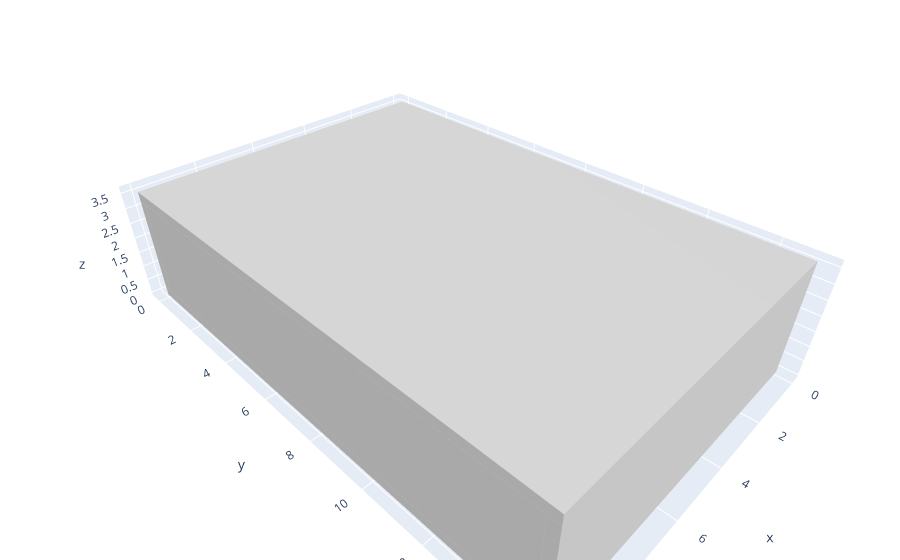

Here is the notebook cell this chart was saved with:
### Code cell
def show_scene(items):
    # items: список троек (меш, цвет, прозрачность)
    traces = []
    for mesh, color, opacity in items:
        v = mesh.vertices
        f = mesh.faces
        traces.append(go.Mesh3d(
            x=v[:, 0], y=v[:, 1], z=v[:, 2],
            i=f[:, 0], j=f[:, 1], k=f[:, 2],
            color=color, flatshading=True, opacity=opacity,
        ))
    fig = go.Figure(data=traces)
    fig.update_layout(scene=dict(aspectmode="data"), margin=dict(l=0, r=0, t=0, b=0))
    fig.show()

show_scene([(house, "lightgray", 1.0), (glass, "deepskyblue", 0.5)])

### Figure 1 — Plotly figure (JSON) as saved in the notebook; plotly's stock layout.template omitted (floating-point values rounded to 4 significant figures)
{"data": [{"color": "lightgray", "flatshading": true, "i": [1, 4, 0, 2, 1, 5, 5, 3, 6, 2, 6, 7, 9, 12, 8, 10, 9, 13, 13, 11, 14, 10, 14, 15, 17, 20, 16, 18, 17, 21, 21, 19, 22, 18, 22, 23, 25, 28, 24, 26, 25, 29, 29, 27, 30, 26, 30, 31, 33, 36, 32, 34, 33, 37, 37, 35, 38, 34, 38, 39, 41, 44, 40, 42, 41, 45, 45, 43, 46, 42, 46, 47, 49, 52, 48, 50, 49, 53, 53, 51, 54, 50, 54, 55, 57, 60, 56, 58, 57, 61, 61, 59, 62, 58, 62, 63, 65, 68, 64, 66, 65, 69, 69, 67, 70, 66, 70, 71], "j": [3, 1, 3, 4, 7, 1, 7, 7, 4, 7, 5, 5, 11, 9, 11, 12, 15, 9, 15, 15, 12, 15, 13, 13, 19, 17, 19, 20, 23, 17, 23, 23, 20, 23, 21, 21, 27, 25, 27, 28, 31, 25, 31, 31, 28, 31, 29, 29, 35, 33, 35, 36, 39, 33, 39, 39, 36, 39, 37, 37, 43, 41, 43, 44, 47, 41, 47, 47, 44, 47, 45, 45, 51, 49, 51, 52, 55, 49, 55, 55, 52, 55, 53, 53, 59, 57, 59, 60, 63, 57, 63, 63, 60, 63, 61, 61, 67, 65, 67, 68, 71, 65, 71, 71, 68, 71, 69, 69], "k": [0, 0, 2, 0, 3, 4, 1, 2, 2, 6, 4, 6, 8, 8, 10, 8, 11, 12, 9, 10, 10, 14, 12, 14, 16, 16, 18, 16, 19, 20, 17, 18, 18, 22, 20, 22, 24, 24, 26, 24, 27, 28, 25, 26, 26, 30, 28, 30, 32, 32, 34, 32, 35, 36, 33, 34, 34, 38, 36, 38, 40, 40, 42, 40, 43, 44, 41, 42, 42, 46, 44, 46, 48, 48, 50, 48, 51, 52, 49, 50, 50, 54, 52, 54, 56, 56, 58, 56, 59, 60, 57, 58, 58, 62, 60, 62, 64, 64, 66, 64, 67, 68, 65, 66, 66, 70, 68, 70], "opacity": 1, "type": "mesh3d", "x": [0.0, 0.0, 0.0, 0.0, 10.0, 10.0, 10.0, 10.0, 0.0, 0.0, 0.0, 0.0, 3.0, 3.0, 3.0, 3.0, 7.0, 7.0, 7.0, 7.0, 10.0, 10.0, 10.0, 10.0, 3.0, 3.0, 3.0, 3.0, 7.0, 7.0, 7.0, 7.0, 3.0, 3.0, 3.0, 3.0, 7.0, 7.0, 7.0, 7.0, 0.0, 0.0, 0.0, 0.0, 10.0, 10.0, 10.0, 10.0, 0.0, 0.0, 0.0, 0.0, 0.3, 0.3, 0.3, 0.3, 9.7, 9.7, 9.7, 9.7, 10.0, 10.0, 10.0, 10.0, 0.0, 0.0, 0.0, 0.0, 10.0, 10.0, 10.0, 10.0], "y": [0.0, 0.0, 15.0, 15.0, 0.0, 0.0, 15.0, 15.0, 0.0, 0.0, 0.3, 0.3, 0.0, 0.0, 0.3, 0.3, 0.0, 0.0, 0.3, 0.3, 0.0, 0.0, 0.3, 0.3, 0.0, 0.0, 0.3, 0.3, 0.0, 0.0, 0.3, 0.3, 0.0, 0.0, 0.3, 0.3, 0.0, 0.0, 0.3, 0.3, 14.7, 14.7, 15.0, 15.0, 14.7, 14.7, 15.0, 15.0, 0.3, 0.3, 14.7, 14.7, 0.3, 0.3, 14.7, 14.7, 0.3, 0.3, 14.7, 14.7, 0.3, 0.3, 14.7, 14.7, 0.0, 0.0, 15.0, 15.0, 0.0, 0.0, 15.0, 15.0], "z": [0.0, 0.3, 0.0, 0.3, 0.0, 0.3, 0.0, 0.3, 0.3, 3.3, 0.3, 3.3, 0.3, 3.3, 0.3, 3.3, 0.3, 3.3, 0.3, 3.3, 0.3, 3.3, 0.3, 3.3, 0.3, 1.2, 0.3, 1.2, 0.3, 1.2, 0.3, 1.2, 2.7, 3.3, 2.7, 3.3, 2.7, 3.3, 2.7, 3.3, 0.3, 3.3, 0.3, 3.3, 0.3, 3.3, 0.3, 3.3, 0.3, 3.3, 0.3, 3.3, 0.3, 3.3, 0.3, 3.3, 0.3, 3.3, 0.3, 3.3, 0.3, 3.3, 0.3, 3.3, 3.3, 3.6, 3.3, 3.6, 3.3, 3.6, 3.3, 3.6]}, {"color": "deepskyblue", "flatshading": true, "i": [1, 4, 0, 2, 1, 5, 5, 3, 6, 2, 6, 7], "j": [3, 1, 3, 4, 7, 1, 7, 7, 4, 7, 5, 5], "k": [0, 0, 2, 0, 3, 4, 1, 2, 2, 6, 4, 6], "opacity": 0.5, "type": "mesh3d", "x": [3.0, 3.0, 3.0, 3.0, 7.0, 7.0, 7.0, 7.0], "y": [0.13, 0.13, 0.17, 0.17, 0.13, 0.13, 0.17, 0.17], "z": [1.2, 2.7, 1.2, 2.7, 1.2, 2.7, 1.2, 2.7]}], "layout": {"margin": {"b": 0, "l": 0, "r": 0, "t": 0}, "scene": {"aspectmode": "data"}}}
